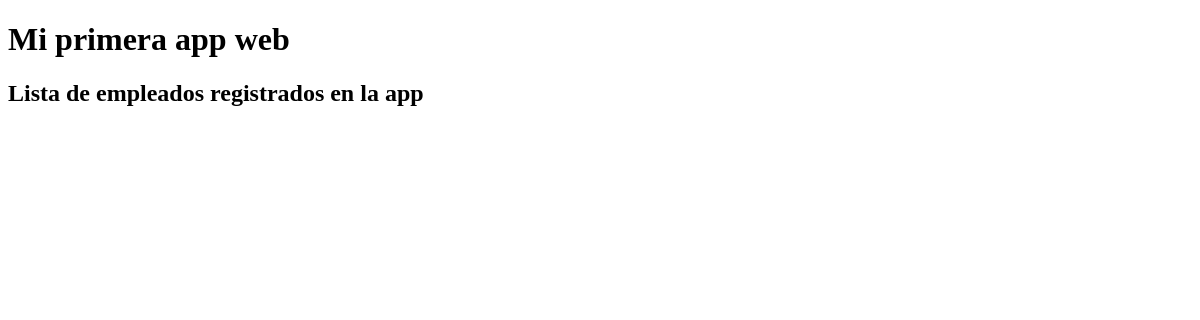
/myapp/empleados/listado, run on an earlier commit of the app's database.
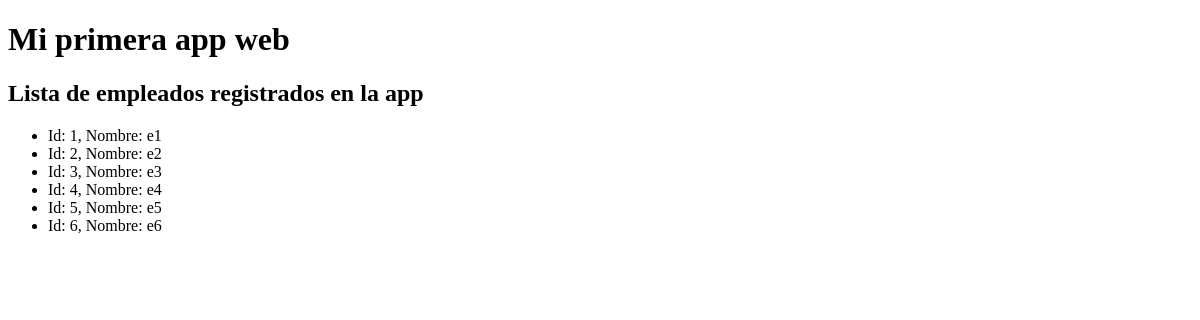
And on a later commit of the database.
### myapp/models.py (models this page shows, shortened)
class Trabajador(models.Model):
    empresa = models.ForeignKey(Empresa, on_delete=models.CASCADE)
    nombre = models.CharField(max_length=40)
    fecha_nacimiento = models.DateField()
    antiguedad = models.IntegerField(default=0)

### myapp/views.py (the view)
# urls.py: path('empleados/listado', EmpleadoListView.as_view(), name='empleados'),
class EmpleadoListView(ListView):
    model = Trabajador
    queryset = Trabajador.objects.all()
    template_name = "listaEmpleados.html"
    context_object_name = "lEmpleados"

### myapp/templates/listaEmpleados.html (shortened to what this page needs)
{% extends "base.html" %}
{% block content %}
<h2>Lista de empleados registrados en la app</h2>
<ul>
    {% for E in lEmpleados %}
        <li>Id: {{E.id}}, Nombre: {{ E.nombre }}</li>
    {% endfor %}
</ul>
{% endblock %}

### myapp/templates/base.html (shortened to what this page needs)
<!DOCTYPE html>
<html lang="en">
<head>
</head>
<body>
    <div id="content">
        <h1>Mi primera app web</h1>
        {% block content %}{% endblock %}
    </div>
</body>
</html>

What changed in the data, as far as the page shows it:
added Trabajador: id "1", nombre "e1"
added Trabajador: id "2", nombre "e2"
added Trabajador: id "3", nombre "e3"
added Trabajador: id "4", nombre "e4"
added Trabajador: id "5", nombre "e5"
added Trabajador: id "6", nombre "e6"
